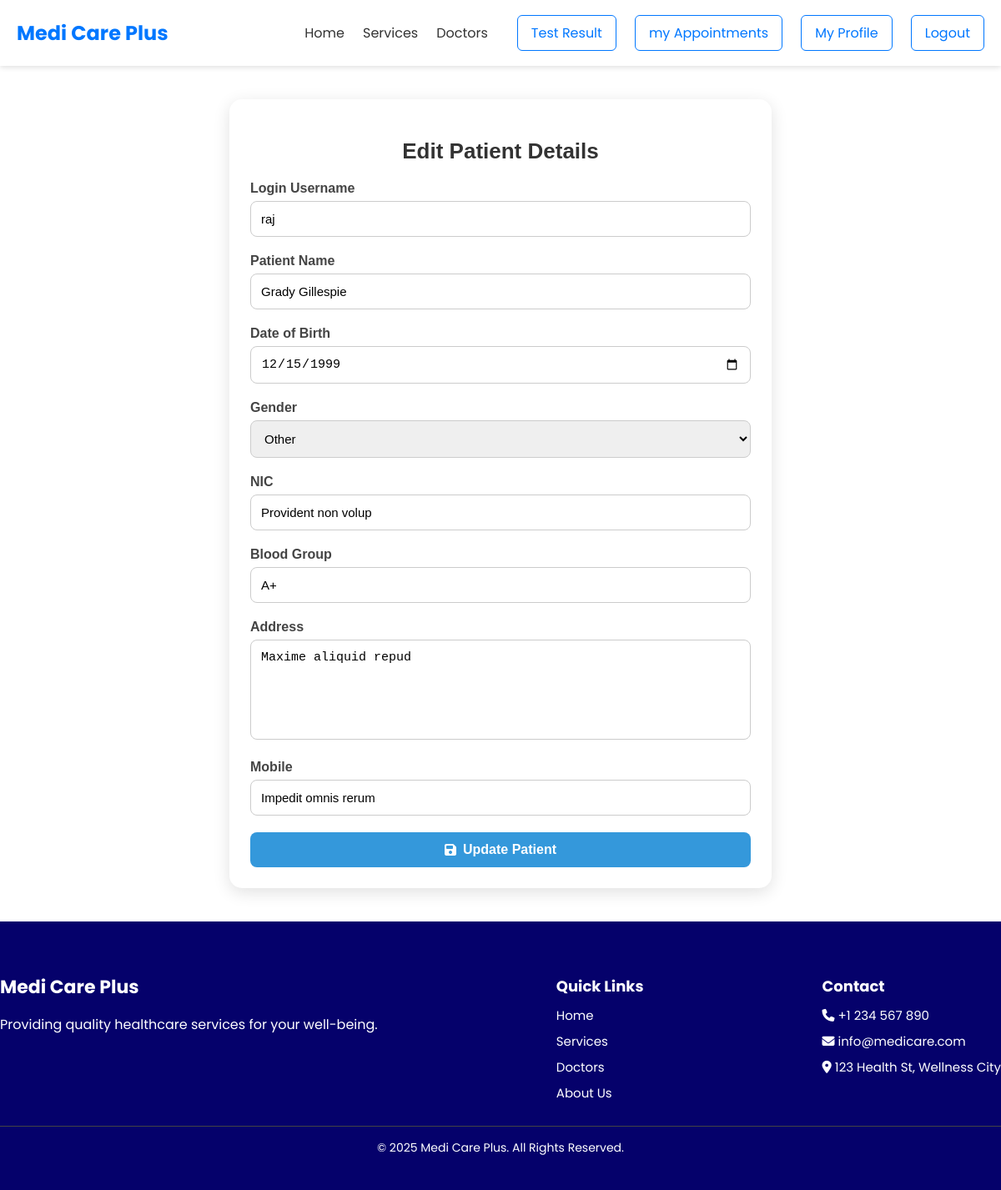
/Code/admin/patient_edit.php?patient_id=3 (signed in), run on the app's committed database.
### tables this page shows
CREATE TABLE `patients` (
  `patient_id` int(11) NOT NULL,
  `user_id` int(11) NOT NULL,
  `name` varchar(150) DEFAULT NULL,
  `date_of_birth` date DEFAULT NULL,
  `gender` enum('male','female','other') DEFAULT NULL,
  `nic` varchar(20) DEFAULT NULL,
  `blood_group` varchar(5) DEFAULT NULL,
  `address` varchar(255) DEFAULT NULL,
  `mobile` varchar(20) DEFAULT NULL,
  `profile_photo` varchar(255) DEFAULT NULL
);

CREATE TABLE `users` (
  `user_id` int(11) NOT NULL,
  `user_name` varchar(100) NOT NULL,
  `password` varchar(255) NOT NULL,
  `user_role` enum('admin','doctor','patient','') NOT NULL
);

### Code/admin/patient_edit.php (the view, shortened to what this page needs)
<?php
include('../inc/header.php');
include('../inc/connection.php');
$patient_id = $_GET['patient_id'];
$patient_sql = "
    SELECT p.*, u.user_name
    FROM patients p
    JOIN users u ON p.user_id = u.user_id
    WHERE p.patient_id = $patient_id
";
$patient_result = mysqli_query($conn, $patient_sql);
$patient = mysqli_fetch_assoc($patient_result);
?>
<div class="form-container">
    <h2>Edit Patient Details</h2>
    <form action="" method="POST">
        <label>Login Username</label>
        <input type="text" name="user_name" value="<?php echo $patient['user_name']; ?>" required>
        <label>Patient Name</label>
        <input type="text" name="name" value="<?php echo $patient['name']; ?>" required>
        <label>Date of Birth</label>
        <input type="date" name="date_of_birth" value="<?php echo $patient['date_of_birth']; ?>" required>
        <label>Gender</label>
        <select name="gender" required>
            <option value="other" <?php if ($patient['gender'] == 'other')
                echo "selected"; ?>>Other</option>
        </select>
        <label>NIC</label>
        <input type="text" name="nic" value="<?php echo $patient['nic']; ?>" required>
        <label>Blood Group</label>
        <input type="text" name="blood_group" value="<?php echo $patient['blood_group']; ?>" required>
        <label>Address</label>
        <textarea name="address" required><?php echo $patient['address']; ?></textarea>
        <label>Mobile</label>
        <input type="text" name="mobile" value="<?php echo $patient['mobile']; ?>" required>
        <button type="submit" name="update" class="submit-btn">
            <i class="fa fa-save"></i> Update Patient
        </button>
    </form>
</div>
<?php include('../inc/footer.php'); ?>

### Code/css/style.css (style rules this page uses)
body { margin: 0; font-family: 'Poppins', sans-serif; background: #ffffff; width: auto; }
.form-container { width: 90%; max-width: 600px; margin: 40px auto; padding: 25px; background: #fff; border-radius: 15px; box-shadow: 0 5px 20px rgba(0, 0, 0, 0.12); font-family: Arial, sans-serif; }
.form-container h2 { text-align: center; color: #333; margin-bottom: 20px; font-size: 26px; }
.form-container label { font-weight: bold; color: #444; margin-bottom: 6px; display: block; }
.form-container input[type="text"], .form-container input[type="date"], .form-container input[type="password"], .form-container input[type="time"], .form-container textarea, .form-container select { width: 100%; padding: 12px; border: 1px solid #ccc; border-radius: 8px; font-size: 15px; margin-bottom: 20px; box-sizing: border-box; transition: border-color 0.2s ease; }
.form-container textarea { height: 120px; resize: none; }
.submit-btn { width: 100%; background: #3498db; color: #fff; padding: 12px; font-size: 16px; font-weight: bold; border-radius: 8px; border: none; cursor: pointer; transition: 0.2s; display: flex; justify-content: center; align-items: center; gap: 8px; }
button { width: 100%; padding: 12px; background: #4CAF50; border: none; color: white; font-size: 16px; border-radius: 5px; cursor: pointer; }

### data on the page
patients: user_name "raj", name "Grady Gillespie", date_of_birth "12/15/1999", gender "Other", nic "Provident non volup", blood_group "A+", address "Maxime aliquid repud", mobile "Impedit omnis rerum"
